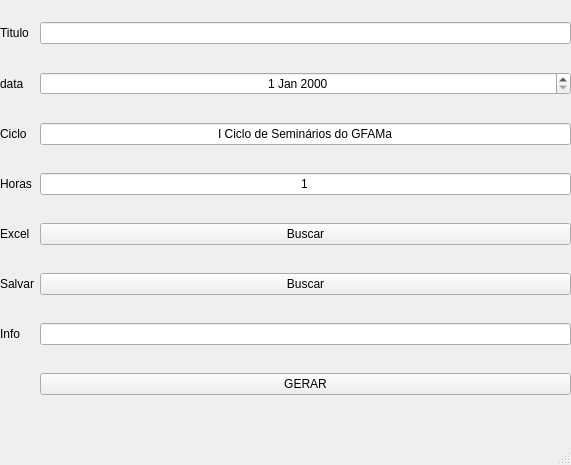
<?xml version="1.0" encoding="UTF-8"?>
<ui version="4.0">
 <class>MainWindow</class>
 <widget class="QMainWindow" name="MainWindow">
  <property name="geometry">
   <rect>
    <x>0</x>
    <y>0</y>
    <width>571</width>
    <height>465</height>
   </rect>
  </property>
  <property name="sizePolicy">
   <sizepolicy hsizetype="Fixed" vsizetype="Fixed">
    <horstretch>0</horstretch>
    <verstretch>0</verstretch>
   </sizepolicy>
  </property>
  <property name="windowTitle">
   <string>MainWindow</string>
  </property>
  <widget class="QWidget" name="centralwidget">
   <widget class="QWidget" name="gridLayoutWidget">
    <property name="geometry">
     <rect>
      <x>0</x>
      <y>0</y>
      <width>571</width>
      <height>421</height>
     </rect>
    </property>
    <layout class="QGridLayout" name="gridLayout">
     <item row="5" column="0">
      <widget class="QLabel" name="label_6">
       <property name="text">
        <string>Salvar</string>
       </property>
      </widget>
     </item>
     <item row="0" column="1">
      <widget class="QLineEdit" name="Titulo">
       <property name="alignment">
        <set>Qt::AlignCenter</set>
       </property>
      </widget>
     </item>
     <item row="5" column="1">
      <widget class="QPushButton" name="bt_saveas">
       <property name="text">
        <string>Buscar</string>
       </property>
      </widget>
     </item>
     <item row="3" column="1">
      <widget class="QLineEdit" name="Horas">
       <property name="text">
        <string>1</string>
       </property>
       <property name="alignment">
        <set>Qt::AlignCenter</set>
       </property>
      </widget>
     </item>
     <item row="2" column="1">
      <widget class="QLineEdit" name="ciclo">
       <property name="text">
        <string>I Ciclo de Seminários do GFAMa</string>
       </property>
       <property name="alignment">
        <set>Qt::AlignCenter</set>
       </property>
      </widget>
     </item>
     <item row="2" column="0">
      <widget class="QLabel" name="label_4">
       <property name="text">
        <string>Ciclo</string>
       </property>
      </widget>
     </item>
     <item row="3" column="0">
      <widget class="QLabel" name="label_5">
       <property name="text">
        <string>Horas</string>
       </property>
      </widget>
     </item>
     <item row="0" column="0">
      <widget class="QLabel" name="label_2">
       <property name="text">
        <string>Titulo</string>
       </property>
      </widget>
     </item>
     <item row="7" column="1">
      <widget class="QPushButton" name="pushButton">
       <property name="text">
        <string>GERAR</string>
       </property>
      </widget>
     </item>
     <item row="4" column="0">
      <widget class="QLabel" name="label">
       <property name="text">
        <string>Excel</string>
       </property>
      </widget>
     </item>
     <item row="4" column="1">
      <widget class="QPushButton" name="bt_read_excel">
       <property name="text">
        <string>Buscar</string>
       </property>
      </widget>
     </item>
     <item row="1" column="0">
      <widget class="QLabel" name="label_3">
       <property name="text">
        <string>data</string>
       </property>
      </widget>
     </item>
     <item row="1" column="1">
      <widget class="QDateEdit" name="data">
       <property name="alignment">
        <set>Qt::AlignCenter</set>
       </property>
      </widget>
     </item>
     <item row="6" column="1">
      <widget class="QLineEdit" name="lineEdit">
       <property name="text">
        <string/>
       </property>
       <property name="alignment">
        <set>Qt::AlignCenter</set>
       </property>
       <property name="readOnly">
        <bool>true</bool>
       </property>
      </widget>
     </item>
     <item row="6" column="0">
      <widget class="QLabel" name="label_7">
       <property name="text">
        <string>Info</string>
       </property>
      </widget>
     </item>
    </layout>
   </widget>
  </widget>
  <widget class="QStatusBar" name="statusbar"/>
 </widget>
 <resources/>
 <connections/>
</ui>
